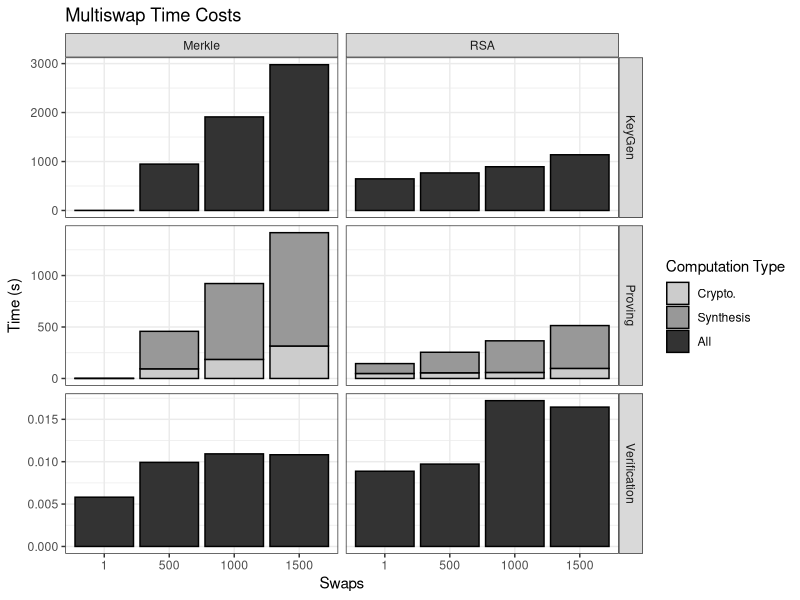

R code for this plot: (Note: this script raises an error after producing the figure.)
library(tidyverse)

data <- read_csv("timings.csv")

grouped <- data %>% pivot_longer(init:ver, names_to = "phase", values_to = "time")
grouped$swaps <- as.factor(grouped$swaps)
subbed <- grouped %>%
  mutate(work_type = ifelse(phase == "pcrypto", "crypto", ifelse(phase == "psynth", "synth", "all"))) %>%
  mutate(phase = ifelse(work_type == "all", phase, "prover")) %>%
  arrange(work_type) %>% filter(phase != "init")
subbed$work_type <- factor(subbed$work_type, levels = c('all','synth', 'crypto'))

set_labels <- c(merkle = "Merkle", rsa = "RSA")
phase_labels <- c(param = "KeyGen", prover = "Proving", ver = "Verification")

ggplot(data = subbed, mapping = aes(y=time, x=swaps, fill = work_type)) +
  facet_grid(phase~set, scales="free_y", labeller = labeller(set = set_labels, phase = phase_labels)) +
  geom_col(position = "stack", color = "black") +
  guides(fill = guide_legend(reverse=TRUE)) +
  theme_bw() +
  scale_fill_grey(
    breaks = c("all", "synth", "crypto"),
    labels = c("All", "Synthesis", "Crypto.")
  ) +
  labs(
    fill = "Computation Type",
    y = "Time (s)",
    x = "Swaps",
    title = "Multiswap Time Costs"
  ) +
  ggsave("timings.pdf", width = 6, height = 6, units = "in")
